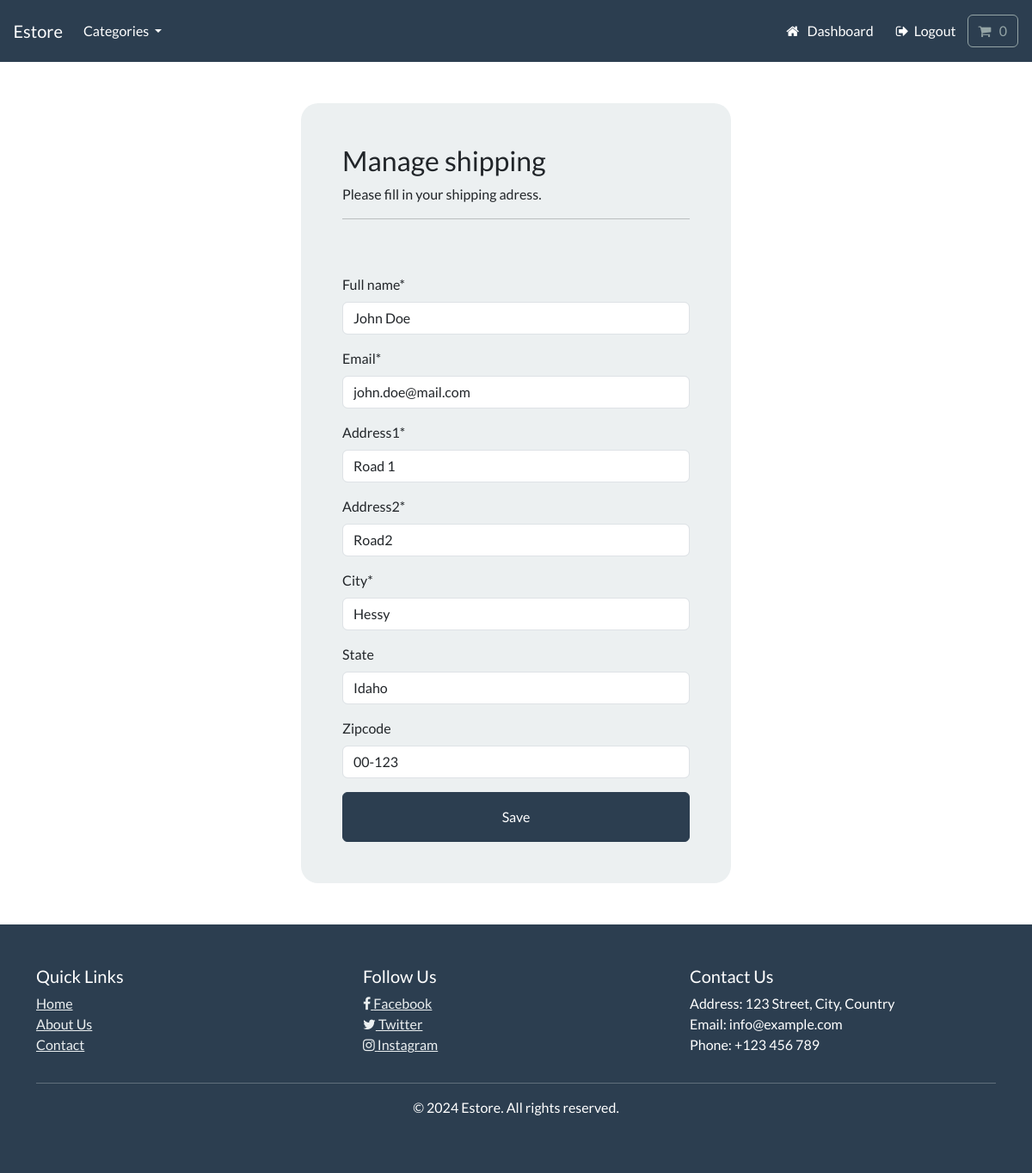
Page /account/manage-shipping (signed in) on the committed database.
### payment/models.py (models this page shows, shortened)
class ShippingAddress(models.Model):
    full_name = models.CharField(max_length=300)
    email = models.EmailField(max_length=255)
    address1 = models.CharField(max_length=300)
    address2 = models.CharField(max_length=300)
    city = models.CharField(max_length=255)
    state = models.CharField(max_length=255, null=True, blank=True)
    zipcode = models.CharField(max_length=20, blank=True)
    user = models.ForeignKey(User, on_delete=models.CASCADE, null=True, blank=True)
    class Meta:
        verbose_name_plural = "Shipping Address"

### account/views.py (the view, shortened to what this page needs)
# urls.py: path("manage-shipping", views.manage_shipping, name="manage-shipping"),
@login_required(login_url="my-login")
def manage_shipping(request):
    try:
        shipping = ShippingAddress.objects.get(user=request.user)
    except ShippingAddress.DoesNotExist:
        shipping = None
    form = ShippingForm(instance=shipping)
    context = {"form": form}
    return render(request, "account/manage-shipping.html", context)

### payment/forms.py
class ShippingForm(forms.ModelForm):
    class Meta:
        model = ShippingAddress
        fields = [
            "full_name",
            "email",
            "address1",
            "address2",
            "city",
            "state",
            "zipcode",
        ]
        exclude = ["user"]

### cart/cart.py (called while the page is built)
    def __len__(self):
        return sum(item["qty"] for item in self.cart.values())

### cart/context_processors.py (called while the page is built)
def cart(request):
    return {"cart": Cart(request)}

### store/models.py (called while the page is built)
    def get_absolute_url(self):
        return reverse("list-category", args=[self.slug])

### store/views.py (called while the page is built)
def categories(request):
    all_categories = Category.objects.all()
    return {"all_categories": all_categories}

### account/templates/account/manage-shipping.html (shortened to what this page needs)
{% extends "store/base.html" %}
{% load static %}
{% load crispy_forms_tags %}
{% block content %}
    <body>
        <br>
        <div class="container bg-light shadow-md p-5 form-layout">
            <h3>Manage shipping</h3>
            <p>Please fill in your shipping adress.</p>
            <hr>
            <br><br>
            <form method="POST" autocomplete="off">
                {{form|crispy}}
                <button type="submit" class="btn btn-primary navbar-btn text-white w-100 p-3"> Save </button>
            </form>
        </div>
    </body>
    <br><br>
{% endblock %}

### static/css/styles.css (style rules this page uses)
.form-layout { border-radius: 20px; width: 500px; }

### rows in the picture
ShippingAddress: full_name "John Doe", email "john.doe@mail.com", address1 "Road 1", address2 "Road2", city "Hessy", state "Idaho", zipcode "00-123"
